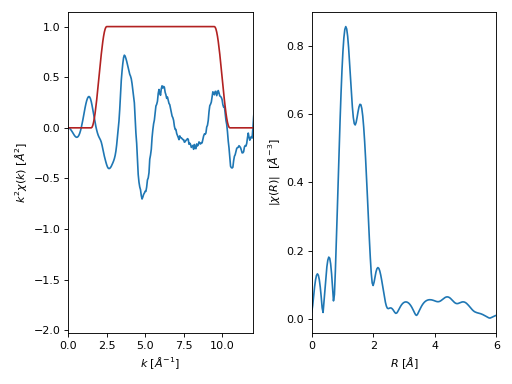

The Python source for this figure:
from araucaria.testdata import get_testpath
from araucaria import Group
from araucaria.io import read_dnd
from araucaria.xas import pre_edge, autobk, xftf
from araucaria.utils import check_objattrs
kw      = 2
k_range = [2,10]
fpath   = get_testpath('dnd_testfile.dat')
group   = read_dnd(fpath, scan='mu')  # extracting mu and mu_ref scans
pre     = pre_edge(group, update=True)
autbk   = autobk(group, update=True)
fft     = xftf(group, k_range=k_range, kweight=kw, update=True)
attrs = ['kwin', 'r', 'chir', 'chir_mag', 'chir_re', 'chir_im']
check_objattrs(group, Group, attrs)
# [True, True, True, True, True, True]

# plotting forward FFT signal
import matplotlib.pyplot as plt
from araucaria.plot import fig_xas_template
fig, ax = fig_xas_template(panels='er', fig_pars={'kweight':kw})
line = ax[0].plot(group.k, group.k**kw*group.chi)
line = ax[0].plot(group.k, group.kwin, color='firebrick')
xlim = ax[0].set_xlim(0,12)
line = ax[1].plot(group.r, group.chir_mag)
xlim = ax[1].set_xlim(0,6)
fig.tight_layout()
plt.show(block=False)
